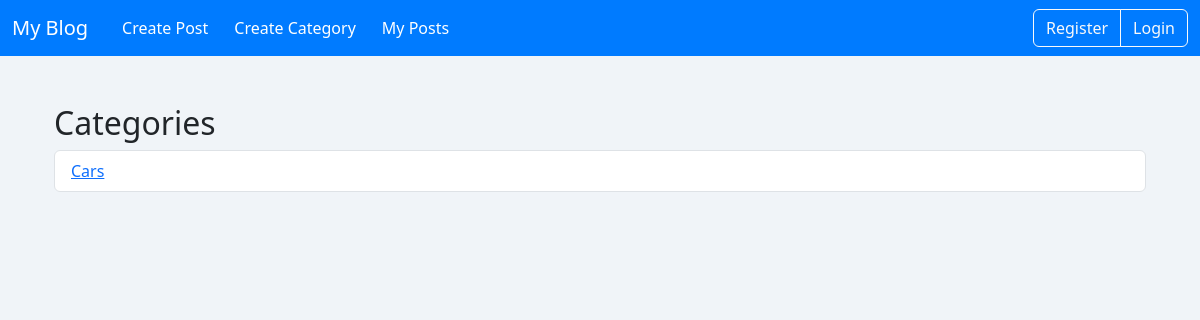
Page /categories/ on the earlier database version.
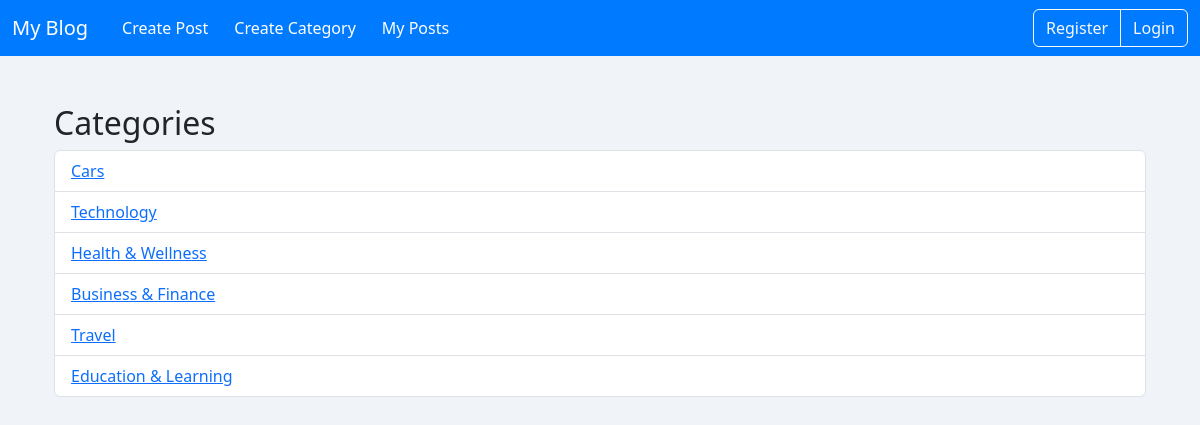
Same page on the later database version.
### blog/models.py (models this page shows, shortened)
class Category(models.Model):
    name = models.CharField(max_length=100)

### blog/views.py (the view)
# urls.py: path('categories/', category_list, name='category_list'),
def category_list(request):
    categories = Category.objects.all()
    return render(request, 'blog/category_list.html', {'categories': categories})

### blog/templates/blog/category_list.html
{% extends 'base.html' %}
{% block content %}
<div class="container mt-4">
    <h2>Categories</h2>
    <ul class="list-group">
        {% for category in categories %}
            <li class="list-group-item">
                <a href="{% url 'category_detail' category.id %}">
                    {{ category.name }}
                </a>
            </li>
        {% empty %}
            <li class="list-group-item">No categories found.</li>
        {% endfor %}
    </ul>
</div>
{% endblock %}

Differences in the rows shown:
added Category: name "Technology"
added Category: name "Health & Wellness"
added Category: name "Business & Finance"
added Category: name "Travel"
added Category: name "Education & Learning"
